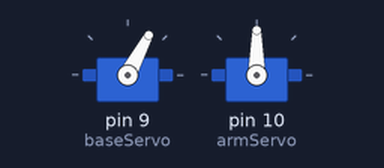
Bench run of a sketch on a simulated Arduino Uno, built with avr-gcc and run on an emulated ATmega328P. Parts: 2 × servo.

Above: at 0.05 s.
At 1.5 s:
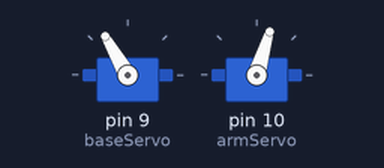
At 2.85 s:
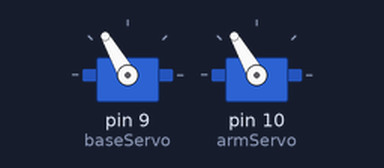
At 5.65 s:
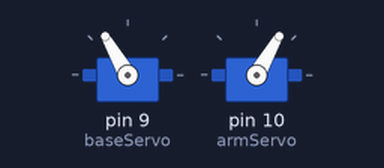
Timing chart, 0 to 7.4 s (numbered marks = the images above):
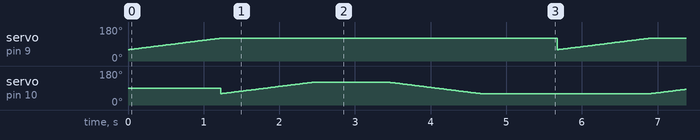

Measured:
- by itself, servo on pin 9 (baseServo): ramps from 60° to 120° and jumps back, once every 5.7 s

The sketch:

DaVinciInspiredMechanicalArm_copy_20260321194608.ino
```cpp
#include <Servo.h>

Servo baseServo;
Servo armServo;

int baseAngle = 90;
int armAngle = 90;

void setup() {
  baseServo.attach(9);
  armServo.attach(10);
}

void loop() {
  // Rotate base slowly
  for(baseAngle = 60; baseAngle <= 120; baseAngle++) {
    baseServo.write(baseAngle);
    delay(20);
  }

  // Lift arm
  for(armAngle = 60; armAngle <= 120; armAngle++) {
    armServo.write(armAngle);
    delay(20);
  }

  delay(1000);

  // Lower arm
  for(armAngle = 120; armAngle >= 60; armAngle--) {
    armServo.write(armAngle);
    delay(20);
  }

  delay(1000);
}
```
